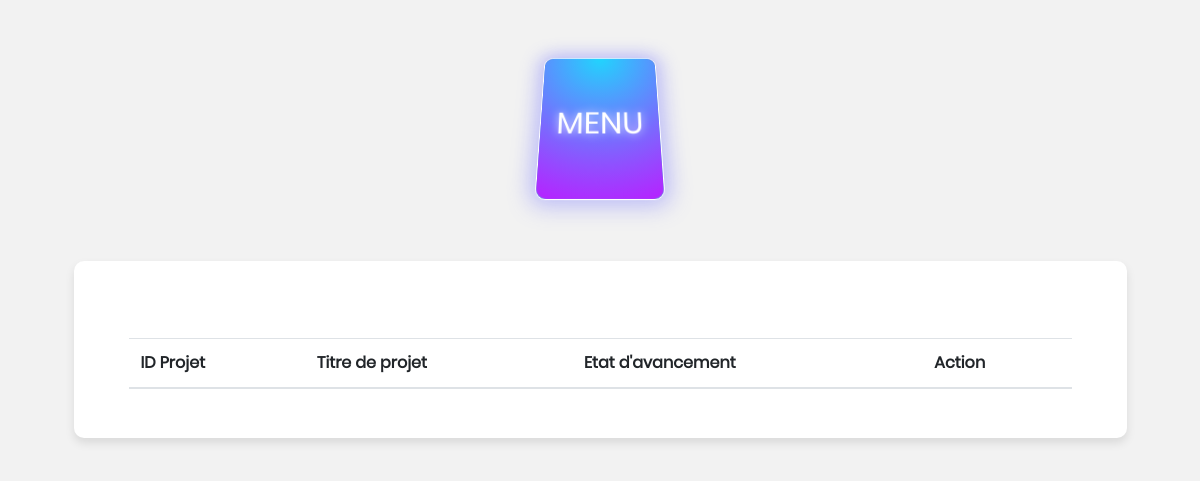
/User-projet.php, run on an earlier commit of the app's database.
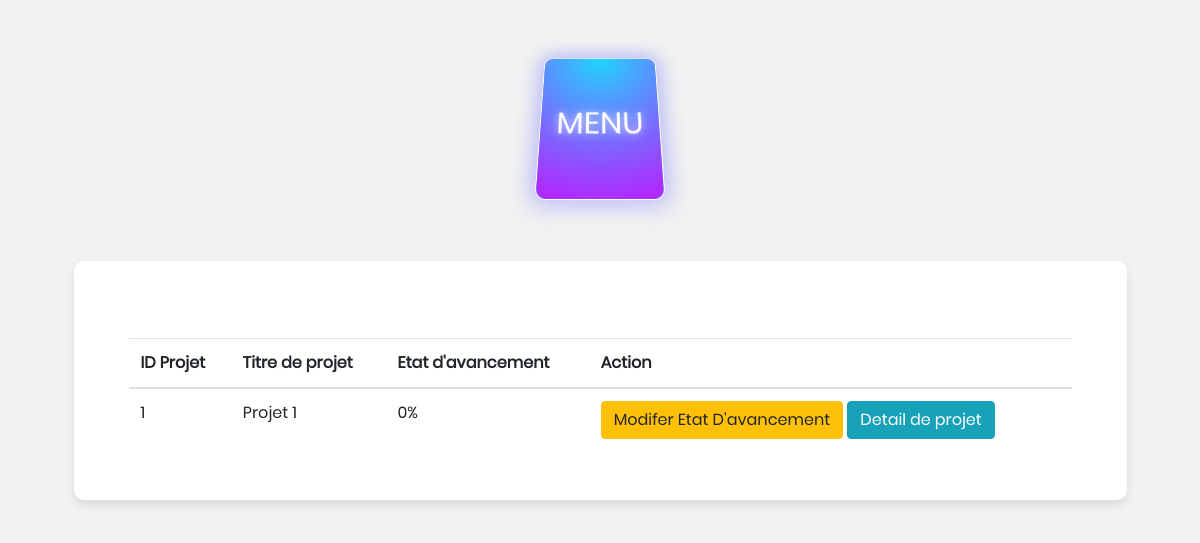
And on a later commit of the database.
### tables this page shows
CREATE TABLE `avancementprojet` (
  `ID_AP` int(10) NOT NULL,
  `idprojet` int(10) NOT NULL,
  `iduser` int(10) DEFAULT NULL,
  `Label` varchar(50) DEFAULT NULL,
  `Etat` float DEFAULT NULL,
  `Commentaire` text
);

CREATE TABLE `projet` (
  `IdProjet` int(10) NOT NULL,
  `TitreProjet` varchar(50) DEFAULT NULL,
  `typeprojet` varchar(50) DEFAULT NULL,
  `sujetprojet` varchar(50) DEFAULT NULL,
  `textprojet` text,
  `objectifprojet` text,
  `specialiteprojet` varchar(50) DEFAULT NULL,
  `champprojet` varchar(50) DEFAULT NULL,
  `indicenrprojet` int(10) DEFAULT NULL,
  `voteprojet` int(10) DEFAULT NULL,
  `normeExcutprojet` text,
  `indicesNRProjet` float DEFAULT NULL,
  `booleenPDR` tinyint(1) DEFAULT NULL,
  `SourcePDF` blob,
  `SourcePDF2` blob
);

### User-projet.php (the view, shortened to what this page needs)
<!DOCTYPE html>
<html>
<head>
  <link rel="stylesheet" type="text/css" href="./vendor/bootstrap/css/bootstrap.css">
  <link rel="stylesheet" type="text/css" href="./fonts/font-awesome-4.7.0/css/font-awesome.min.css">
  <link rel="stylesheet" type="text/css" href="./fonts/iconic/css/material-design-iconic-font.min.css">
  <link rel="stylesheet" type="text/css" href="./css/util.css">
  <link rel="stylesheet" type="text/css" href="./css/main.css">
</head>
<header>
 <div style="background: #f2f2f2;">
<?php
include "MenuDesign.php";
?>
</div>
</header>
<body>
    <div class="container-main100">
      <div class="wrap-main-body">
<div class="container">
<div class="row justify-content-center">
<table class="table">
 <thead>
   <tr>
     <th>ID Projet</th>
     <th>Titre de projet </th>
     <th>Etat d'avancement</th>
     <th colspan="2">Action</th>
   </tr>
 </thead>
 <?php
include("database.php");
 $sql = "SELECT * FROM projet INNER JOIN avancementprojet on projet.IdProjet = avancementprojet.idprojet";
$result = mysqli_query($bdd,$sql);
while ( $row = mysqli_fetch_array($result,MYSQLI_ASSOC) ) {  ?>
<tr>
<td id="IdProjet"><?php echo $row["IdProjet"];  ?></td>
<td id="TitreProjet"><?php echo $row["TitreProjet"];  ?></td>
<td id="TitreProjet">
<?php if($row["Etat"]==NULL){echo "0%";}
      else {echo $row["Etat"]."%" ;}
 ?>
 </td>
<td>
  <a href="Etat_avancement.php?Etat=<?php echo $row["IdProjet"]; ?>"
  class="btn btn-warning" name="<?php echo $row["IdProjet"]; ?>">Modifer Etat D'avancement</a>
  <a href="detail.php?idprojet=<?php echo $row["IdProjet"]; ?>"
  class="btn btn-info" name="<?php echo $row["IdProjet"]; ?>">Detail de projet</a>
</td>
</tr>
<?php
}
?>
</table>
</div>
</div>
</div>
</div>
</body>
</html>

What changed in the data, as far as the page shows it:
added avancementprojet: idprojet.IdProjet "1", idprojet.TitreProjet "Projet 1", shows "0%"
